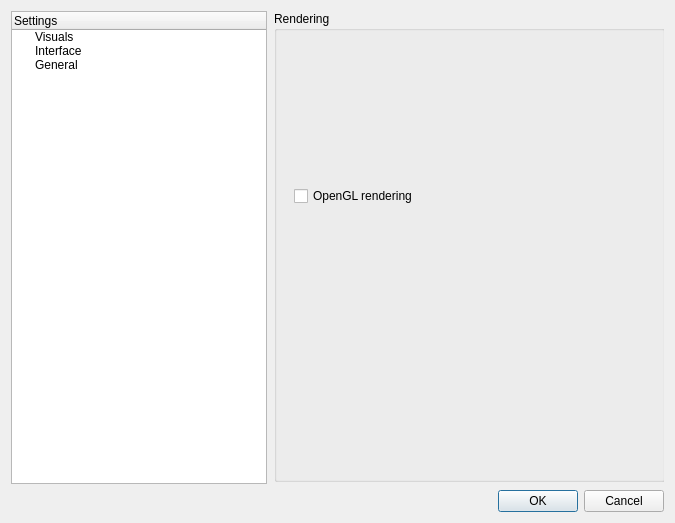
<?xml version="1.0" encoding="UTF-8"?>
<ui version="4.0">
 <class>SettingsUI</class>
 <widget class="QDialog" name="SettingsUI">
  <property name="geometry">
   <rect>
    <x>0</x>
    <y>0</y>
    <width>675</width>
    <height>523</height>
   </rect>
  </property>
  <property name="sizePolicy">
   <sizepolicy hsizetype="Minimum" vsizetype="Minimum">
    <horstretch>0</horstretch>
    <verstretch>0</verstretch>
   </sizepolicy>
  </property>
  <property name="windowTitle">
   <string>Dialog</string>
  </property>
  <layout class="QGridLayout" name="gridLayout_2">
   <item row="1" column="1">
    <widget class="QStackedWidget" name="stackedWidget">
     <widget class="QWidget" name="page">
      <property name="sizePolicy">
       <sizepolicy hsizetype="Expanding" vsizetype="Expanding">
        <horstretch>0</horstretch>
        <verstretch>0</verstretch>
       </sizepolicy>
      </property>
      <widget class="QWidget" name="gridLayoutWidget">
       <property name="geometry">
        <rect>
         <x>1</x>
         <y>0</y>
         <width>391</width>
         <height>471</height>
        </rect>
       </property>
       <layout class="QGridLayout" name="gridLayout">
        <item row="0" column="0">
         <layout class="QVBoxLayout" name="verticalLayout">
          <item>
           <widget class="QGroupBox" name="groupBox">
            <property name="sizePolicy">
             <sizepolicy hsizetype="Preferred" vsizetype="Minimum">
              <horstretch>0</horstretch>
              <verstretch>0</verstretch>
             </sizepolicy>
            </property>
            <property name="title">
             <string>Rendering</string>
            </property>
            <widget class="QWidget" name="gridLayoutWidget_2">
             <property name="geometry">
              <rect>
               <x>20</x>
               <y>70</y>
               <width>387</width>
               <height>230</height>
              </rect>
             </property>
             <layout class="QGridLayout" name="gridLayout_3">
              <item row="0" column="0">
               <widget class="QCheckBox" name="checkBox">
                <property name="sizePolicy">
                 <sizepolicy hsizetype="Preferred" vsizetype="Fixed">
                  <horstretch>0</horstretch>
                  <verstretch>0</verstretch>
                 </sizepolicy>
                </property>
                <property name="text">
                 <string>OpenGL rendering</string>
                </property>
               </widget>
              </item>
             </layout>
            </widget>
           </widget>
          </item>
         </layout>
        </item>
       </layout>
      </widget>
     </widget>
    </widget>
   </item>
   <item row="1" column="0">
    <widget class="QTreeWidget" name="treeWidget">
     <property name="sizePolicy">
      <sizepolicy hsizetype="Minimum" vsizetype="Expanding">
       <horstretch>0</horstretch>
       <verstretch>0</verstretch>
      </sizepolicy>
     </property>
     <column>
      <property name="text">
       <string>Settings</string>
      </property>
     </column>
     <item>
      <property name="text">
       <string>Visuals</string>
      </property>
     </item>
     <item>
      <property name="text">
       <string>Interface</string>
      </property>
     </item>
     <item>
      <property name="text">
       <string>General</string>
      </property>
     </item>
    </widget>
   </item>
   <item row="2" column="1">
    <widget class="QDialogButtonBox" name="buttonBox">
     <property name="orientation">
      <enum>Qt::Horizontal</enum>
     </property>
     <property name="standardButtons">
      <set>QDialogButtonBox::Cancel|QDialogButtonBox::Ok</set>
     </property>
    </widget>
   </item>
  </layout>
 </widget>
 <resources/>
 <connections>
  <connection>
   <sender>buttonBox</sender>
   <signal>accepted()</signal>
   <receiver>SettingsUI</receiver>
   <slot>accept()</slot>
   <hints>
    <hint type="sourcelabel">
     <x>248</x>
     <y>254</y>
    </hint>
    <hint type="destinationlabel">
     <x>157</x>
     <y>274</y>
    </hint>
   </hints>
  </connection>
  <connection>
   <sender>buttonBox</sender>
   <signal>rejected()</signal>
   <receiver>SettingsUI</receiver>
   <slot>reject()</slot>
   <hints>
    <hint type="sourcelabel">
     <x>316</x>
     <y>260</y>
    </hint>
    <hint type="destinationlabel">
     <x>286</x>
     <y>274</y>
    </hint>
   </hints>
  </connection>
 </connections>
</ui>
